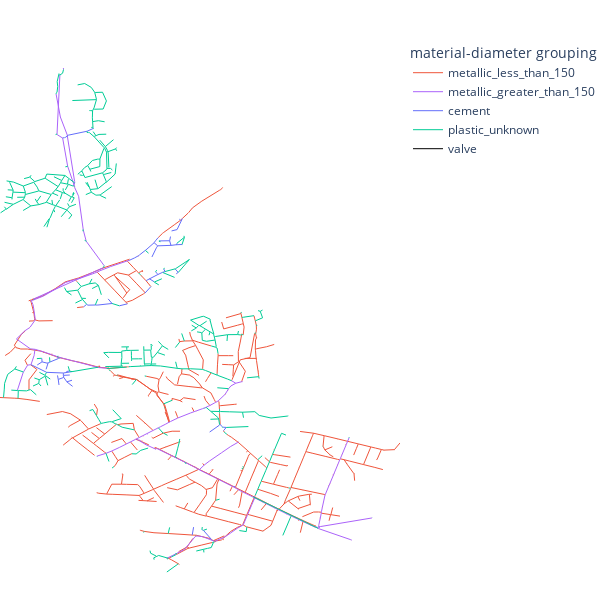

Notebook code cell kept with this figure:
### Markdown cell above
Set grouping type and initialize decay coefficients.

### Code cell
grouping = 'material-diameter'
bulk_coeff = -0.85 # day^-1 (from bottle tests)
field_temp = wq_df[wq_df['data_type'] == 'temperature']['mean'].mean()
bulk_coeff = bulk_temp_adjust(bulk_coeff, field_temp)

if grouping == 'single':
    n_coeffs = 1
    bounds = [(-1.0, 0.0)] # single wall decay coefficient
elif grouping == 'material':
    n_coeffs = 3
    bounds = [(-1.0, 0.0), (-0.25, 0.0), (-0.1, 0.0)] # variable order: metallic, cement, plastic_unknown
elif grouping == 'material-diameter':
    n_coeffs = 4
    bounds = [(-1.0, 0.0), (-0.5, 0.0), (-0.25, 0.0), (-0.1, 0.0)] # variable order: metallic_less_than_150, metallic_greater_than_150, cement, plastic_unknown
elif grouping == 'roughness':
    n_coeffs = 6
    bounds = [(-1.0, 0.0), (-1.0, 0.0), (-0.5, 0.0), (-0.5, 0.0), (-0.25, 0.0), (-0.25, 0.0)] # variable order: less_than_50, between_50_and_65, between_65_and_80, between_80_and_100, between_100_and_120, greater_than_120
plot_network(grouping=grouping)

### Figure 1 — Plotly figure (JSON) as saved in the notebook; plotly's stock layout.template omitted (floating-point values rounded to 4 significant figures; data arrays with more than 128 entries replaced by an {"elided": "..."} marker saying what was removed)
{"data": [{"hoverinfo": "text", "line": {"color": "#EF553B", "width": 1}, "mode": "lines", "name": "metallic_less_than_150", "type": "scatter", "x": {"elided": "2976 float values"}, "y": {"elided": "2976 float values"}}, {"hoverinfo": "text", "line": {"color": "#AB63FA", "width": 1}, "mode": "lines", "name": "metallic_greater_than_150", "type": "scatter", "x": {"elided": "849 float values"}, "y": {"elided": "849 float values"}}, {"hoverinfo": "text", "line": {"color": "#636EFA", "width": 1}, "mode": "lines", "name": "cement", "type": "scatter", "x": {"elided": "363 float values"}, "y": {"elided": "363 float values"}}, {"hoverinfo": "text", "line": {"color": "#00CC96", "width": 1}, "mode": "lines", "name": "plastic_unknown", "type": "scatter", "x": {"elided": "2772 float values"}, "y": {"elided": "2772 float values"}}, {"hoverinfo": "text", "line": {"color": "black", "width": 1}, "mode": "lines", "name": "valve", "type": "scatter", "x": {"elided": "1842 float values"}, "y": {"elided": "1842 float values"}}], "layout": {"height": 600, "hovermode": "closest", "legend": {"title": {"text": "material-diameter grouping"}}, "margin": {"b": 0, "l": 0, "r": 0, "t": 40}, "paper_bgcolor": "white", "plot_bgcolor": "white", "showlegend": true, "width": 600, "xaxis": {"autorange": true, "range": [363100.0, 365700.0], "showgrid": false, "showticklabels": false, "type": "linear", "zeroline": false}, "yaxis": {"autorange": true, "range": [175300.0, 180000.0], "showgrid": false, "showticklabels": false, "type": "linear", "zeroline": false}}}
